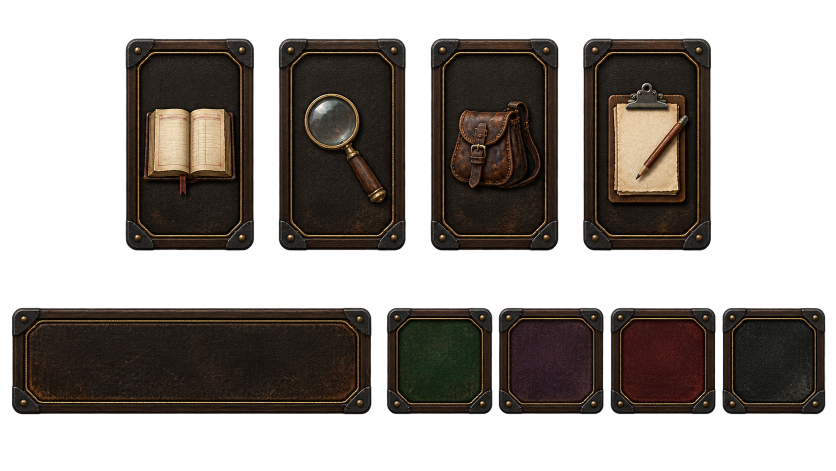
#> input picture docs/design-references/pawnshop-hud-v3-reduced-brass-reference.png, 1672 x 941 px (shown at 1/2 size)
$ python extract_pawnshop_hud_v3.py
#> lines starting #> are read from the running program, lines starting #| are printed output that depends on the picture
"""Extract the approved reduced-brass HUD sheet without changing component ratios."""

from pathlib import Path

from PIL import Image


ROOT = Path(__file__).resolve().parents[1]
SOURCE = ROOT / "docs/design-references/pawnshop-hud-v3-reduced-brass-reference.png"
OUTPUT = ROOT / "public/assets/ui/pawnshop-hud-v3"

ASSETS = {
    "menu-ledger.png": ((251, 77, 509, 502), (72, 119)),
    "menu-appraise.png": ((557, 77, 812, 502), (72, 120)),
    "menu-inventory.png": ((861, 77, 1117, 502), (72, 120)),
    "menu-memo.png": ((1166, 77, 1422, 502), (72, 120)),
    "offer-panel.png": ((24, 615, 743, 829), (376, 112)),
    "action-buy.png": ((773, 615, 985, 829), (116, 112)),
    "action-haggle.png": ((997, 615, 1207, 829), (116, 112)),
    "action-reject.png": ((1221, 615, 1431, 829), (116, 112)),
    "close-day.png": ((1445, 615, 1652, 829), (120, 108)),
}


def contain_without_distortion(source: Image.Image, size: tuple[int, int]) -> Image.Image:
    scale = min(size[0] / source.width, size[1] / source.height)
    resized = source.resize(
        (round(source.width * scale), round(source.height * scale)),
        Image.Resampling.LANCZOS,
    )
    canvas = Image.new("RGBA", size, (0, 0, 0, 0))
    canvas.alpha_composite(
        resized,
        ((size[0] - resized.width) // 2, (size[1] - resized.height) // 2),
    )
    return canvas


def main() -> None:
    sheet = Image.open(SOURCE).convert("RGBA")
#> sheet is the input picture: PIL image 1672x941 RGBA; mean R, G, B, A 25, 19.4, 15, 120.5
    OUTPUT.mkdir(parents=True, exist_ok=True)
    for name, (box, size) in ASSETS.items():
        contain_without_distortion(sheet.crop(box), size).save(OUTPUT / name)
#> this loop made 9 passes
#> pass 1, in contain_without_distortion, `resized = source.resize( (round(source.width * scale), round(source.he..`:
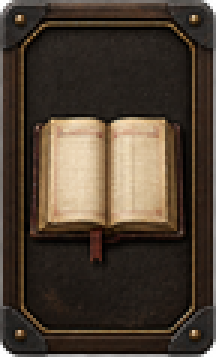
#> resized: PIL image 72x119 RGBA (shown 3 times larger); mean R, G, B, A 68.4, 55.7, 43.2, 247; transparent parts drawn white
#> pass 2, in contain_without_distortion (call 2), `resized = source.resize( (round(source.width * scale), round(source.he..`:
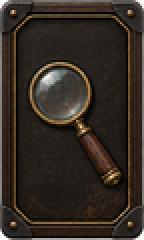
#> resized: PIL image 72x120 RGBA (shown 2 times larger); mean R, G, B, A 45.3, 36.5, 28.7, 247.2; transparent parts drawn white


if __name__ == "__main__":
    main()

$ run again, with docs/design-references/pawnshop-hud-v2-reference.png copied over docs/design-references/pawnshop-hud-v3-reduced-brass-reference.png
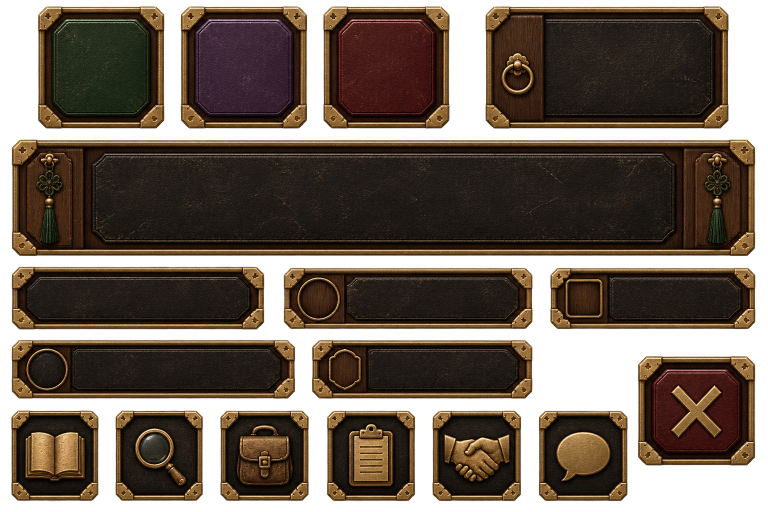
#> input picture docs/design-references/pawnshop-hud-v2-reference.png, 1536 x 1024 px (shown at 1/2 size)
#> in main, sheet is the input picture: PIL image 1536x1024 RGBA; mean R, G, B, A 70.3, 50.6, 30.2, 186.5
#> the loop in main, `for name, (box, size) in ASSETS.items():` made 9 passes
#> pass 1, in contain_without_distortion, `resized = source.resize( (round(source.width * scale), round(source.he..`:
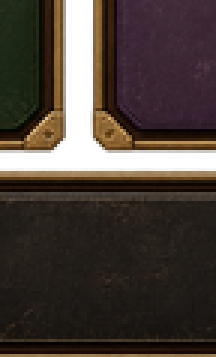
#> resized: PIL image 72x119 RGBA (shown 3 times larger); mean R, G, B, A 45, 33.3, 26.2, 223.4; transparent parts drawn white
#> pass 2, in contain_without_distortion (call 2), `resized = source.resize( (round(source.width * scale), round(source.he..`:
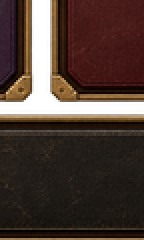
#> resized: PIL image 72x120 RGBA (shown 2 times larger); mean R, G, B, A 49.5, 31.2, 22, 223.4; transparent parts drawn white
